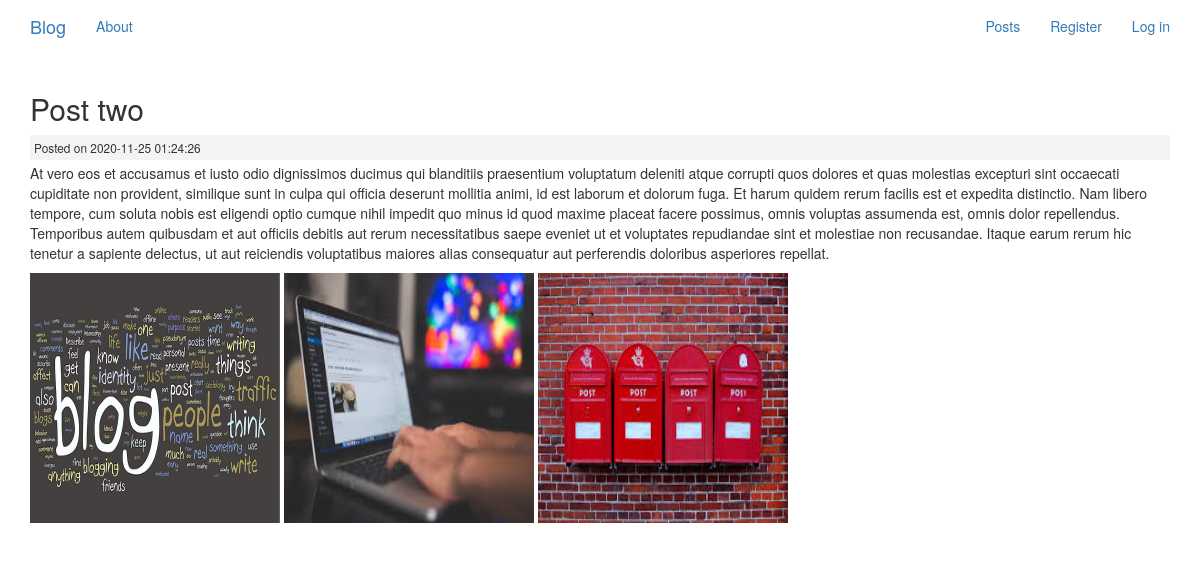
/posts/view/103, run on the app's committed database.
### tables this page shows
CREATE TABLE `posts` (
  `id` int(11) NOT NULL,
  `title` varchar(255) NOT NULL,
  `slug` varchar(255) NOT NULL,
  `body` text NOT NULL,
  `user_id` int(11) NOT NULL,
  `created_at` timestamp NOT NULL DEFAULT current_timestamp() ON UPDATE current_timestamp()
);

CREATE TABLE `files` (
  `id` int(11) NOT NULL,
  `file_name` varchar(255) NOT NULL,
  `post_id` int(11) NOT NULL,
  `uploaded_on` datetime NOT NULL DEFAULT current_timestamp()
);

### application/controllers/Posts.php (called while the page is built, shortened)
<?php
class Posts extends CI_Controller{
    public function view($id){
        $data['post'] = $this->post_model->get_post($id);
        $data['images'] = $this->post_model->get_images_of_blog($id);
        $data['title'] = $data['post']['title'];
        $this->load->view('templates/header');
        $this->load->view('posts/view',$data);
        $this->load->view('templates/footer');
    }
}

### index.php (called while the page is built, shortened)
<?php
require_once BASEPATH.'core/CodeIgniter.php';

### application/models/Post_model.php (called while the page is built, shortened)
<?php
    class Post_model extends CI_Model{
        public function get_post($id){
            $query = $this->db->get_where('posts', array('id' => $id));
            return $query->row_array();
        }
        public function get_images_of_blog($id){
            $query = $this->db->get_where('files', array('post_id' => $id));
            return $query->result_array();
        }
    }

### application/views/posts/view.php (the view, shortened to what this page needs)
<h2><?php echo $post['title'] ?></h2>
<small class="post-date">Posted on <?php echo $post['created_at']; ?></small>
<div class="post-body">
    <?php echo $post['body']; ?>
</div>
    <div class="form-group">
        <?php foreach($images as $image): ?>
             <img src="<?php echo base_url() . 'assets/images/posts/' . $image['file_name'] ?>" width="250px" height="250px" />
        <?php endforeach; ?>
    </div>

### assets/css/style.css (style rules this page uses)
.post-date { background: #f4f4f4; padding: 4px; margin: 3px 0; display: block; }

### data on the page
posts: title "Post two", created_at "2020-11-25 01:24:26", body "At vero eos et accusamus et iusto odio dignissimos ducimus qui blanditiis praesentium voluptatum deleniti atque corrupti quos dolores et quas molestias excepturi sint occaecati cupiditate non provident, similique sunt in culpa qui officia deserunt mollitia animi, id est laborum et dolorum fuga. Et harum quidem rerum facilis est et expedita distinctio. Nam libero tempore, cum soluta nobis est eligendi optio cumque nihil impedit quo minus id quod maxime placeat facere possimus, omnis voluptas assumenda est, omnis dolor repellendus. Temporibus autem quibusdam et aut officiis debitis aut rerum necessitatibus saepe eveniet ut et voluptates repudiandae sint et molestiae non recusandae. Itaque…"
files: file_name (picture)
files: file_name (picture)
files: file_name (picture)
